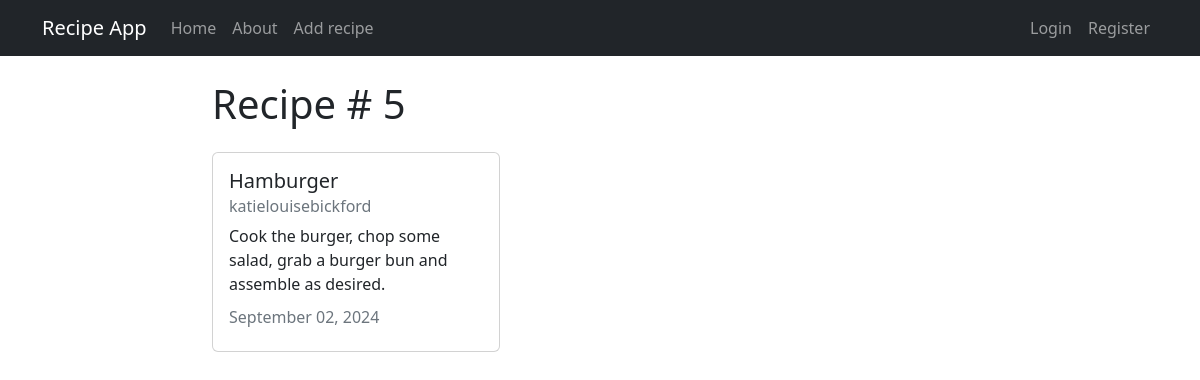
The page /recipe/5/ on the database its author committed.
### recipe_app/models.py (models this page shows, shortened)
class Recipe(models.Model):
    title = models.CharField(max_length=100)
    description = models.TextField()
    author = models.ForeignKey(User, on_delete=models.CASCADE)
    created_at = models.DateTimeField(auto_now_add=True)
    update_at = models.DateTimeField(auto_now=True)

### recipe_app/views.py (the view)
# urls.py: path('recipe/<int:pk>/', views.RecipeDetailView.as_view(), name='detail'),
class RecipeDetailView(DetailView):
    model = models.Recipe

### recipe_app/templates/recipe_app/recipe_detail.html (shortened to what this page needs)
{% extends 'recipe_app/base.html' %} {% block content %}
<h1>Recipe # {{ object.id }}</h1>
<div class="card my-4" style="width: 18rem">
  <div class="card-body">
    <h5 class="card-title">{{ object.title }}</h5>
    <h6 class="card-subtitle mb-2 text-muted">{{ object.author }}</h6>
    <p class="card-text">{{ object.description }}</p>
    <h6 class="card-subtitle mb-2 text-muted">{{ object.update_at |date:"F d, Y"}}</h6>
  </div>
</div>
 {% endblock %}

### rows shown on the page
Recipe: id "5", title "Hamburger", author "katielouisebickford", description "Cook the burger, chop some salad, grab a burger bun and assemble as desired.", update_at "September 02, 2024"
